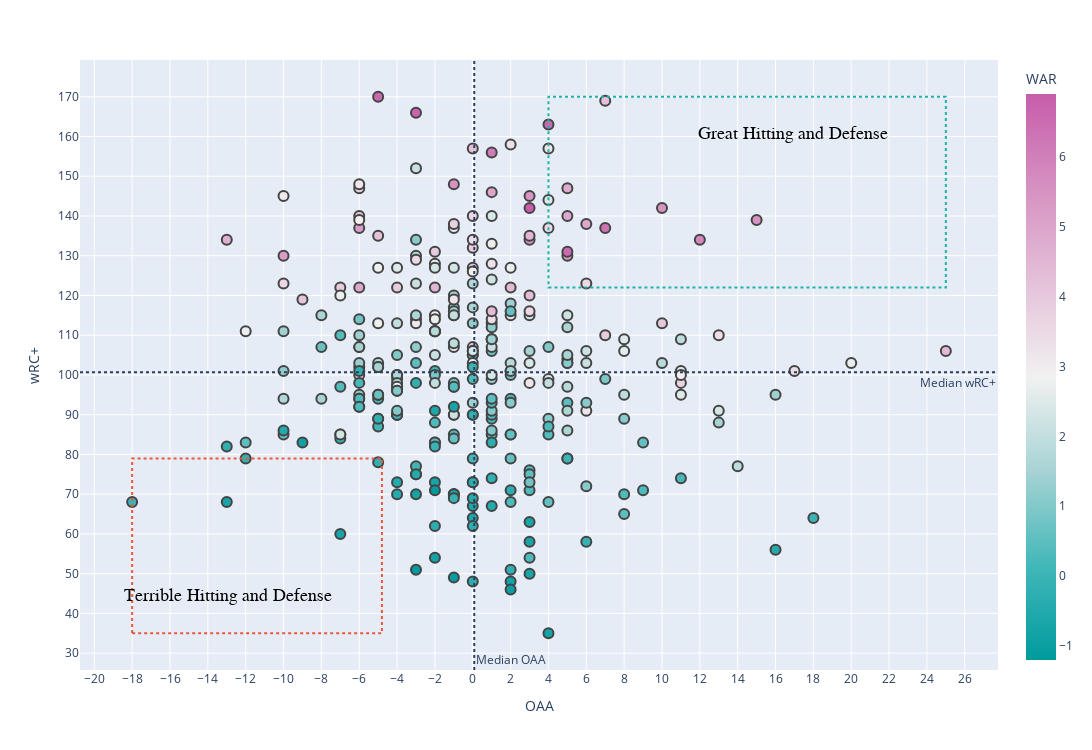

Notebook source saved alongside this figure:
### Markdown cell above
## Plotting wRC+ against OAA to see how it differs from the previous hitting vs defence graph

### Code cell
fig1 = px.scatter(
    merged_df, x="OAA", y="wRC+",
    color="WAR",
    hover_name="Name",
    hover_data=["PA"],
    color_continuous_scale=px.colors.diverging.Tropic,
    width=1350, height=750,

)

fig1.update_traces(marker_line_width=2, marker_size=10)
fig1.update_yaxes(nticks=20)
fig1.update_xaxes(nticks=40)

# Good hitting and defense
fig1.add_shape(
    x0=merged_df["OAA"].quantile(q=0.8), 
    y0=merged_df["wRC+"].quantile(q=0.8),
    x1=merged_df["OAA"].quantile(q=1),
    y1=merged_df["wRC+"].quantile(q=1),
    line=dict(color="LightSeaGreen", width=2, dash="dot"),
)
fig1.add_annotation(
    x=merged_df["OAA"].quantile(q=0.99),
    y=merged_df["wRC+"].quantile(q=.99),
    text="Great Hitting and Defense",
    showarrow=False,
    font=dict(
        family="arial",
        size=18,
        color="black"
    )
    )

# Bad hitting and defense
fig1.add_shape(
    x0=merged_df["OAA"].quantile(q=0), 
    y0=merged_df["wRC+"].quantile(q=0),
    x1=merged_df["OAA"].quantile(q=0.2),
    y1=merged_df["wRC+"].quantile(q=0.2),
    line=dict(color="#EF553B", width=2, dash="dot")
)
fig1.add_annotation(
    x=merged_df["OAA"].quantile(q=0.01), 
    y=merged_df["wRC+"].quantile(q=0.01),
    text="Terrible Hitting and Defense",
    showarrow=False,
    font=dict(
        family="arial",
        size=18,
        color="black"
    )
    )


# Medians
fig1.add_hline(y=np.mean(merged_df["wRC+"]), line_dash="dot", row="all", col="all",
              annotation_text="Median wRC+", 
              annotation_position="bottom right")

fig1.add_vline(x=np.mean(merged_df["OAA"]), line_dash="dot", row="all", col="all",
              annotation_text="Median OAA", 
              annotation_position="bottom right")






fig1

### Figure 1 — Plotly figure (JSON) as saved in the notebook; plotly's stock layout.template omitted (floating-point values rounded to 4 significant figures; data arrays with more than 128 entries replaced by an {"elided": "..."} marker saying what was removed)
{"data": [{"customdata": {"elided": "362x1 int values"}, "hovertemplate": "<b>%{hovertext}</b><br><br>OAA=%{x}<br>wRC+=%{y}<br>PA=%{customdata[0]}<br>WAR=%{marker.color}<extra></extra>", "hovertext": {"elided": "362 str values"}, "legendgroup": "", "marker": {"color": {"elided": "362 float values"}, "coloraxis": "coloraxis", "line": {"width": 2}, "size": 10, "symbol": "circle"}, "mode": "markers", "name": "", "orientation": "v", "showlegend": false, "type": "scatter", "x": {"elided": "362 int values"}, "xaxis": "x", "y": {"elided": "362 int values"}, "yaxis": "y"}], "layout": {"annotations": [{"font": {"color": "black", "family": "arial", "size": 18}, "showarrow": false, "text": "Great Hitting and Defense", "x": 16.94, "y": 160.6}, {"font": {"color": "black", "family": "arial", "size": 18}, "showarrow": false, "text": "Terrible Hitting and Defense", "x": -12.94, "y": 44.44}, {"showarrow": false, "text": "Median wRC+", "x": 1, "xanchor": "right", "xref": "x domain", "y": 100.7, "yanchor": "top", "yref": "y"}, {"showarrow": false, "text": "Median OAA", "x": 0.07818, "xanchor": "left", "xref": "x", "y": 0, "yanchor": "bottom", "yref": "y domain"}], "coloraxis": {"colorbar": {"title": {"text": "WAR"}}, "colorscale": [[0, "rgb(0, 155, 158)"], [0.1667, "rgb(66, 183, 185)"], [0.3333, "rgb(167, 211, 212)"], [0.5, "rgb(241, 241, 241)"], [0.6667, "rgb(228, 193, 217)"], [0.8333, "rgb(214, 145, 193)"], [1, "rgb(199, 93, 171)"]]}, "height": 750, "legend": {"tracegroupgap": 0}, "margin": {"t": 60}, "shapes": [{"line": {"color": "LightSeaGreen", "dash": "dot", "width": 2}, "x0": 4, "x1": 25, "y0": 122, "y1": 170}, {"line": {"color": "#EF553B", "dash": "dot", "width": 2}, "x0": -18, "x1": -4.8, "y0": 35, "y1": 79}, {"line": {"dash": "dot"}, "type": "line", "x0": 0, "x1": 1, "xref": "x domain", "y0": 100.7, "y1": 100.7, "yref": "y"}, {"line": {"dash": "dot"}, "type": "line", "x0": 0.07818, "x1": 0.07818, "xref": "x", "y0": 0, "y1": 1, "yref": "y domain"}], "width": 1350, "xaxis": {"anchor": "y", "domain": [0, 1], "nticks": 40, "title": {"text": "OAA"}}, "yaxis": {"anchor": "x", "domain": [0, 1], "nticks": 20, "title": {"text": "wRC+"}}}}
